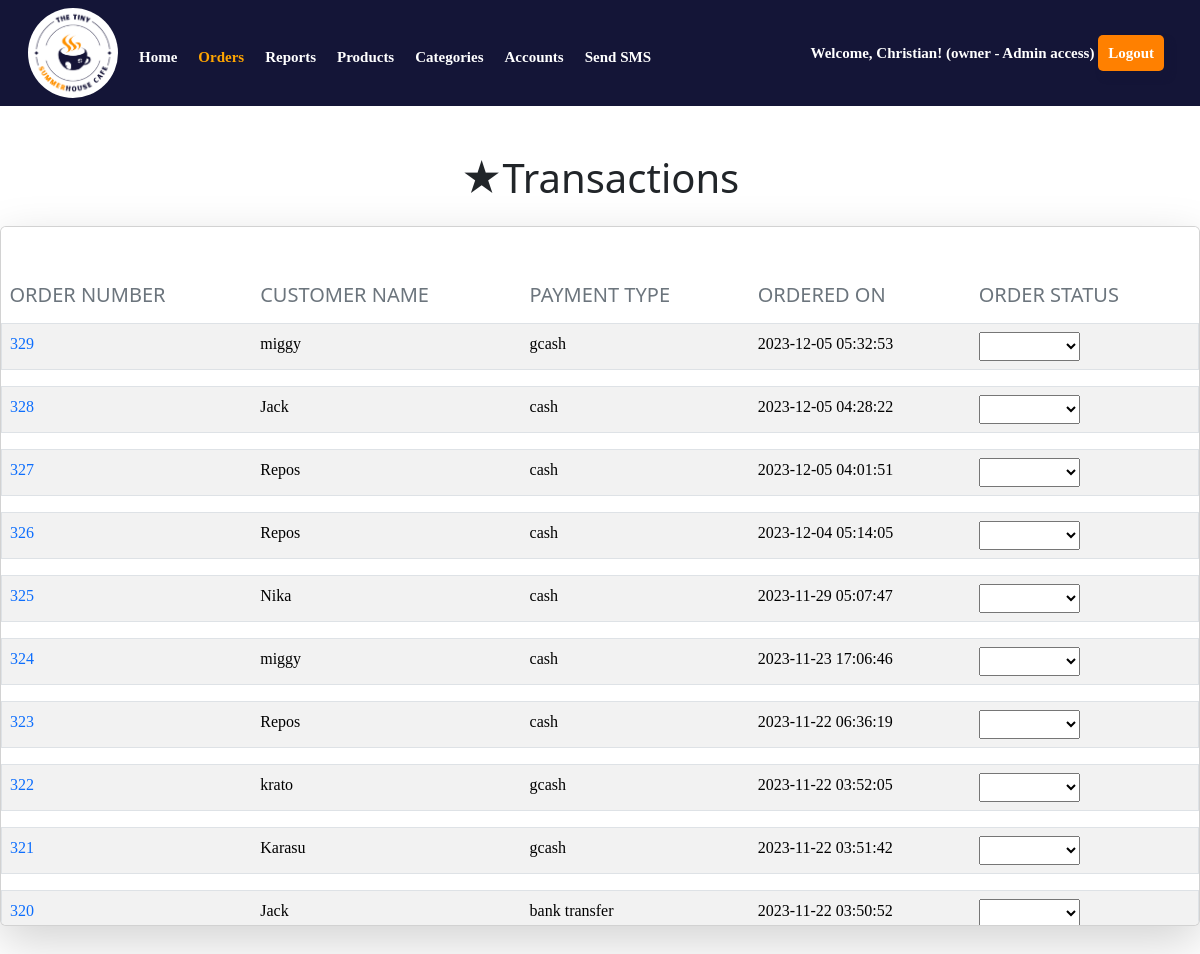
/admin/orders.php (signed in), run on the app's committed database.
### tables this page shows
CREATE TABLE `products` (
  `product_id` int(11) NOT NULL,
  `product_name` varchar(255) NOT NULL,
  `price` decimal(10,0) NOT NULL,
  `category_id` int(11) NOT NULL,
  `image` varchar(255) NOT NULL,
  `prod_updated_at` datetime DEFAULT NULL,
  `ordered_at` datetime NOT NULL DEFAULT current_timestamp()
);

CREATE TABLE `orders` (
  `order_id` int(11) NOT NULL,
  `user_id` int(11) NOT NULL,
  `ref_num` int(11) NOT NULL,
  `total_amount` decimal(10,0) NOT NULL,
  `created_at` timestamp NOT NULL DEFAULT current_timestamp(),
  `customer_name` varchar(255) NOT NULL,
  `payment_type` enum('cash','gcash','bank transfer','card') NOT NULL,
  `amount_tendered` int(11) NOT NULL,
  `change_amount` int(11) NOT NULL,
  `mobile_num` varchar(55) NOT NULL,
  `notes` varchar(255) NOT NULL,
  `discount` int(11) NOT NULL,
  `vat` int(11) NOT NULL
);

### admin/source.php (called while the page is built, shortened)
<?php
    if(!isset($orderData)){
        $orderData =[];
    }
    $sqlgetOrder = "SELECT *, orders.created_at,order_details.quantity
    FROM products
    JOIN order_details ON products.product_id = order_details.product_id
    JOIN orders ON order_details.order_id = orders.order_id
    JOIN users ON orders.user_id = users.user_id GROUP BY orders.order_id";
    $orderResult = mysqli_query($conn, $sqlgetOrder);
        while($rowOrder = $orderResult -> fetch_assoc()){
            $orderData[] = $rowOrder;
        }
?>

### admin/orders.php (the view, shortened to what this page needs)
<?php
    require("../connection/connection.php");
    require("source.php");
?>
<!DOCTYPE html>
<html lang="en">
<head>
    <link rel="stylesheet" href="mystyle.css">
    <link rel="stylesheet" href="../api/datatable.css">
</head>
<body>
    <header class="p-2 header-style">
        <div class="container-fluid">
            <div class="d-flex flex-wrap align-items-center justify-content-center justify-content-lg-start">
                <a href="admin.php" class="nav-link px-2 text-white"><img src="../images/logo.png" alt="logo" style="height: 90px;width: 90px;border-radius: 50%;object-fit: contain"></a>
                <ul class="nav col-12 col-lg-auto me-lg-auto mb-2 justify-content-center mb-md-0">
                <li class="nav-bar mt-2"><a href="admin.php" class="nav-link px-2 text-white">Home</a></li>
                <li class="nav-bar mt-2"><a href="" class="nav-link px-2" id="active">Orders</a></li>
                <li class="nav-bar mt-2"><a href="reports.php" class="nav-link px-2 text-white">Reports</a></li>
                <li class="nav-bar mt-2"><a href="products.php" class="nav-link px-2 text-white">Products</a></li>
                <li class="nav-bar mt-2"><a href="categories.php" class="nav-link px-2 text-white">Categories</a></li>
                <li class="nav-bar mt-2"><a href="accounts.php" class="nav-link px-2 text-white">Accounts</a></li>
                <li class="nav-bar mt-2"><a href="SMS.php" class="nav-link px-2 text-white">Send SMS</a></li>
                </ul>
                <div class="text-end">
                <form class="col-12 col-lg-auto mb-3 mb-lg-0 me-lg-3" role="search">
                <span class="text-white">Welcome, <?php echo $_SESSION['displayName']."! "."(".$_SESSION['roleType']." - ".$_SESSION['roleDes'].")" ?></span>
                <a class="btn-log" href="../logout.php">Logout</a>
                </div>
            </div>
        </div>
    </header>
    <div class="container-fluid">
    <div class="row">
        <div class="card-body mt-5">
            <h1 class="text-center">★Transactions</h1>
            <div class="card mt-4 shadow-lg rounded" id="itemlist-wrapper" style="height: 700px; overflow-y: auto;">
            <table class="table table-striped table-borderless mt-5">
                <thead>
                    <tr>
                        <th><h5 class="text-secondary">ORDER NUMBER</th>
                        <th><h5 class="text-secondary">CUSTOMER NAME</th>
                        <th><h5 class="text-secondary">PAYMENT TYPE</th>
                        <th><h5 class="text-secondary">ORDERED ON</th>
                        <th><h5 class="text-secondary">ORDER STATUS</th>
                    </tr>
                </thead>
                <tbody>
                    <?php $orderData = array_reverse($orderData); foreach ($orderData as $rowOrder) { ?>
                        <tr style="font-size: 16px; font-family:verdana;" class="border rounded trans" data-bs-toggle="collapse" data-bs-target="#collapse_<?php echo $rowOrder['order_id']; ?>" data-order-id="<?php echo $rowOrder['order_id']; ?>">
                            <td class="text-primary"><?php echo $rowOrder['order_id']; ?></td>
                            <td><?php echo $rowOrder['customer_name']; ?></td>
                            <td><?php echo $rowOrder['payment_type']; ?></td>
                            <td><?php echo $rowOrder['created_at']; ?></td>
                            <td><form action="orders.php?orderId=<?php echo $rowOrder['order_id']; ?>" method="post">
                                    <select name="status" class="p-1" onchange="this.form.submit()">
                                        <option value=""><?php echo $rowOrder['order_stat']; ?></option>
                                        <option value="Pending">Pending</option>
                                    </select>
                                </form>
                            </td>
                        </tr>
                        <tr>
                            <td colspan="5">
                            </td>
                        </tr>
                    <?php } ?>
                </tbody>
            </table>
            </div>
        </div>
    </div>
</div>
</body>
</html>

### admin/mystyle.css (style rules this page uses)
body { background-color: #fff; margin: 0; padding: 0; font-family: sans-serif; }
.header-style { background-color: rgba(20, 21, 55); font-family: gotham; font-size: 15px; font-weight: bold; }
#active { color: orange; }
.btn-log { text-decoration: none; padding: 10px; background-color: rgb(255, 128, 0); box-shadow: 5px 6px 6px rgba(20, 21, 55); color: #fff; border: none; border-radius: 5px; cursor: pointer; font-size: 15px; transition: background-color 0.2s ease-in-out; }
.nav-bar { margin-left: 5px; }

### admin/orders.php (style rules this page uses)
.trans { cursor: pointer; }

### data on the page
products: orders.order_id "329", orders.customer_name "miggy", orders.payment_type "gcash", orders.created_at "2023-12-05 05:32:53"
products: orders.order_id "328", orders.customer_name "Jack", orders.payment_type "cash", orders.created_at "2023-12-05 04:28:22", orders.order_id "327", orders.customer_name "Repos", orders.created_at "2023-12-05 04:01:51", orders.order_id "326", orders.created_at "2023-12-04 05:14:05", orders.order_id "323", orders.created_at "2023-11-22 06:36:19"
products: orders.order_id "325", orders.customer_name "Nika", orders.payment_type "cash", orders.created_at "2023-11-29 05:07:47"
products: orders.order_id "324", orders.customer_name "miggy", orders.payment_type "cash", orders.created_at "2023-11-23 17:06:46"
products: orders.order_id "322", orders.customer_name "krato", orders.payment_type "gcash", orders.created_at "2023-11-22 03:52:05"
products: orders.order_id "321", orders.customer_name "Karasu", orders.payment_type "gcash", orders.created_at "2023-11-22 03:51:42"
products: orders.order_id "320", orders.customer_name "Jack", orders.payment_type "bank transfer", orders.created_at "2023-11-22 03:50:52"

### other printed values
$_SESSION['displayName'] "Christian"
$_SESSION['roleType'] "owner"
$_SESSION['roleDes'] "Admin access"
